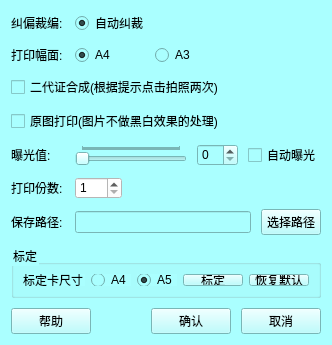
<?xml version="1.0" encoding="UTF-8"?>
<ui version="4.0">
 <class>PrintConfigDlg</class>
 <widget class="QWidget" name="PrintConfigDlg">
  <property name="geometry">
   <rect>
    <x>0</x>
    <y>0</y>
    <width>332</width>
    <height>345</height>
   </rect>
  </property>
  <property name="sizePolicy">
   <sizepolicy hsizetype="Fixed" vsizetype="Fixed">
    <horstretch>0</horstretch>
    <verstretch>0</verstretch>
   </sizepolicy>
  </property>
  <property name="minimumSize">
   <size>
    <width>300</width>
    <height>300</height>
   </size>
  </property>
  <property name="windowTitle">
   <string>设置</string>
  </property>
  <property name="windowIcon">
   <iconset resource="eloamprint.qrc">
    <normaloff>:/EloamPrint/Resources/pic/paramset.png</normaloff>:/EloamPrint/Resources/pic/paramset.png</iconset>
  </property>
  <property name="autoFillBackground">
   <bool>false</bool>
  </property>
  <property name="styleSheet">
   <string notr="true">background-color: rgb(170, 255, 255);</string>
  </property>
  <layout class="QGridLayout" name="gridLayout_2">
   <item row="0" column="0">
    <layout class="QVBoxLayout" name="verticalLayout_2">
     <property name="spacing">
      <number>10</number>
     </property>
     <item>
      <layout class="QHBoxLayout" name="horizontalLayout">
       <item>
        <widget class="QLabel" name="label_Deskew">
         <property name="minimumSize">
          <size>
           <width>54</width>
           <height>0</height>
          </size>
         </property>
         <property name="text">
          <string>纠偏裁编:</string>
         </property>
        </widget>
       </item>
       <item>
        <widget class="QRadioButton" name="rB_Deskew">
         <property name="minimumSize">
          <size>
           <width>70</width>
           <height>0</height>
          </size>
         </property>
         <property name="text">
          <string>自动纠裁</string>
         </property>
         <property name="checked">
          <bool>true</bool>
         </property>
         <property name="autoExclusive">
          <bool>false</bool>
         </property>
        </widget>
       </item>
       <item>
        <spacer name="horizontalSpacer">
         <property name="orientation">
          <enum>Qt::Horizontal</enum>
         </property>
         <property name="sizeHint" stdset="0">
          <size>
           <width>40</width>
           <height>20</height>
          </size>
         </property>
        </spacer>
       </item>
      </layout>
     </item>
     <item>
      <layout class="QHBoxLayout" name="horizontalLayout_2">
       <item>
        <widget class="QLabel" name="label_Size">
         <property name="minimumSize">
          <size>
           <width>54</width>
           <height>0</height>
          </size>
         </property>
         <property name="text">
          <string>打印幅面:</string>
         </property>
        </widget>
       </item>
       <item>
        <widget class="QRadioButton" name="rB_A4_2">
         <property name="minimumSize">
          <size>
           <width>70</width>
           <height>0</height>
          </size>
         </property>
         <property name="text">
          <string>A4</string>
         </property>
         <property name="checked">
          <bool>true</bool>
         </property>
         <property name="autoExclusive">
          <bool>false</bool>
         </property>
        </widget>
       </item>
       <item>
        <widget class="QRadioButton" name="rB_A3">
         <property name="minimumSize">
          <size>
           <width>70</width>
           <height>0</height>
          </size>
         </property>
         <property name="text">
          <string>A3</string>
         </property>
         <property name="autoExclusive">
          <bool>false</bool>
         </property>
        </widget>
       </item>
       <item>
        <spacer name="horizontalSpacer_3">
         <property name="orientation">
          <enum>Qt::Horizontal</enum>
         </property>
         <property name="sizeHint" stdset="0">
          <size>
           <width>40</width>
           <height>20</height>
          </size>
         </property>
        </spacer>
       </item>
      </layout>
     </item>
     <item>
      <layout class="QHBoxLayout" name="horizontalLayout_3">
       <item>
        <widget class="QCheckBox" name="cB_IDCard">
         <property name="minimumSize">
          <size>
           <width>240</width>
           <height>0</height>
          </size>
         </property>
         <property name="maximumSize">
          <size>
           <width>240</width>
           <height>16777215</height>
          </size>
         </property>
         <property name="text">
          <string>二代证合成(根据提示点击拍照两次)</string>
         </property>
        </widget>
       </item>
       <item>
        <spacer name="horizontalSpacer_4">
         <property name="orientation">
          <enum>Qt::Horizontal</enum>
         </property>
         <property name="sizeHint" stdset="0">
          <size>
           <width>40</width>
           <height>20</height>
          </size>
         </property>
        </spacer>
       </item>
      </layout>
     </item>
     <item>
      <layout class="QHBoxLayout" name="horizontalLayout_4">
       <item>
        <widget class="QCheckBox" name="cB_Original">
         <property name="minimumSize">
          <size>
           <width>240</width>
           <height>0</height>
          </size>
         </property>
         <property name="maximumSize">
          <size>
           <width>240</width>
           <height>16777215</height>
          </size>
         </property>
         <property name="text">
          <string>原图打印(图片不做黑白效果的处理)</string>
         </property>
        </widget>
       </item>
       <item>
        <spacer name="horizontalSpacer_5">
         <property name="orientation">
          <enum>Qt::Horizontal</enum>
         </property>
         <property name="sizeHint" stdset="0">
          <size>
           <width>40</width>
           <height>20</height>
          </size>
         </property>
        </spacer>
       </item>
      </layout>
     </item>
     <item>
      <layout class="QHBoxLayout" name="horizontalLayout_6">
       <item>
        <widget class="QLabel" name="label_ExposureValue">
         <property name="minimumSize">
          <size>
           <width>54</width>
           <height>0</height>
          </size>
         </property>
         <property name="text">
          <string>曝光值:</string>
         </property>
        </widget>
       </item>
       <item>
        <widget class="QSlider" name="Slider_Exposure">
         <property name="maximum">
          <number>99</number>
         </property>
         <property name="pageStep">
          <number>1</number>
         </property>
         <property name="value">
          <number>0</number>
         </property>
         <property name="orientation">
          <enum>Qt::Horizontal</enum>
         </property>
         <property name="tickPosition">
          <enum>QSlider::TicksAbove</enum>
         </property>
         <property name="tickInterval">
          <number>1</number>
         </property>
        </widget>
       </item>
       <item>
        <widget class="QSpinBox" name="spinBox_exposure">
         <property name="wrapping">
          <bool>false</bool>
         </property>
         <property name="frame">
          <bool>true</bool>
         </property>
         <property name="maximum">
          <number>99</number>
         </property>
         <property name="value">
          <number>0</number>
         </property>
         <property name="displayIntegerBase">
          <number>10</number>
         </property>
        </widget>
       </item>
       <item>
        <widget class="QCheckBox" name="cB_AutoExposure">
         <property name="text">
          <string>自动曝光</string>
         </property>
        </widget>
       </item>
      </layout>
     </item>
     <item>
      <layout class="QHBoxLayout" name="horizontalLayout_8">
       <item>
        <widget class="QLabel" name="label_PrintNum">
         <property name="enabled">
          <bool>true</bool>
         </property>
         <property name="minimumSize">
          <size>
           <width>54</width>
           <height>0</height>
          </size>
         </property>
         <property name="styleSheet">
          <string notr="true"/>
         </property>
         <property name="text">
          <string>打印份数:</string>
         </property>
        </widget>
       </item>
       <item>
        <widget class="QSpinBox" name="spB_PrintNum">
         <property name="styleSheet">
          <string notr="true">background-color: rgb(255, 255, 255);</string>
         </property>
         <property name="minimum">
          <number>1</number>
         </property>
         <property name="maximum">
          <number>999</number>
         </property>
         <property name="value">
          <number>1</number>
         </property>
        </widget>
       </item>
       <item>
        <spacer name="horizontalSpacer_8">
         <property name="orientation">
          <enum>Qt::Horizontal</enum>
         </property>
         <property name="sizeHint" stdset="0">
          <size>
           <width>40</width>
           <height>20</height>
          </size>
         </property>
        </spacer>
       </item>
      </layout>
     </item>
     <item>
      <layout class="QHBoxLayout" name="horizontalLayout_10">
       <item>
        <widget class="QLabel" name="label_SavePath">
         <property name="minimumSize">
          <size>
           <width>54</width>
           <height>0</height>
          </size>
         </property>
         <property name="text">
          <string>保存路径:</string>
         </property>
        </widget>
       </item>
       <item>
        <widget class="QLineEdit" name="lineEdit_SavePath"/>
       </item>
       <item>
        <widget class="QPushButton" name="pB_SelectSavePath">
         <property name="minimumSize">
          <size>
           <width>60</width>
           <height>0</height>
          </size>
         </property>
         <property name="maximumSize">
          <size>
           <width>60</width>
           <height>16777215</height>
          </size>
         </property>
         <property name="text">
          <string>选择路径</string>
         </property>
        </widget>
       </item>
      </layout>
     </item>
     <item>
      <widget class="QGroupBox" name="groupBox_Standardization">
       <property name="minimumSize">
        <size>
         <width>240</width>
         <height>0</height>
        </size>
       </property>
       <property name="title">
        <string>标定</string>
       </property>
       <layout class="QGridLayout" name="gridLayout">
        <item row="0" column="0">
         <layout class="QHBoxLayout" name="horizontalLayout_11">
          <item>
           <layout class="QHBoxLayout" name="horizontalLayout_5">
            <item>
             <widget class="QLabel" name="label_StandardSize">
              <property name="text">
               <string>标定卡尺寸：</string>
              </property>
             </widget>
            </item>
            <item>
             <widget class="QRadioButton" name="rB_A4">
              <property name="text">
               <string>A4</string>
              </property>
             </widget>
            </item>
            <item>
             <widget class="QRadioButton" name="rB_A5">
              <property name="enabled">
               <bool>true</bool>
              </property>
              <property name="text">
               <string>A5</string>
              </property>
              <property name="checked">
               <bool>true</bool>
              </property>
             </widget>
            </item>
           </layout>
          </item>
          <item>
           <layout class="QHBoxLayout" name="horizontalLayout_7">
            <item>
             <widget class="QPushButton" name="pB_CheckDPI">
              <property name="minimumSize">
               <size>
                <width>60</width>
                <height>0</height>
               </size>
              </property>
              <property name="maximumSize">
               <size>
                <width>60</width>
                <height>16777215</height>
               </size>
              </property>
              <property name="text">
               <string>标定</string>
              </property>
             </widget>
            </item>
            <item>
             <widget class="QPushButton" name="pB_Restore">
              <property name="minimumSize">
               <size>
                <width>60</width>
                <height>0</height>
               </size>
              </property>
              <property name="maximumSize">
               <size>
                <width>60</width>
                <height>16777215</height>
               </size>
              </property>
              <property name="text">
               <string>恢复默认</string>
              </property>
             </widget>
            </item>
           </layout>
          </item>
         </layout>
        </item>
       </layout>
      </widget>
     </item>
     <item>
      <layout class="QHBoxLayout" name="horizontalLayout_9">
       <item>
        <widget class="QPushButton" name="pB_Help">
         <property name="text">
          <string>帮助</string>
         </property>
        </widget>
       </item>
       <item>
        <spacer name="horizontalSpacer_2">
         <property name="orientation">
          <enum>Qt::Horizontal</enum>
         </property>
         <property name="sizeHint" stdset="0">
          <size>
           <width>40</width>
           <height>20</height>
          </size>
         </property>
        </spacer>
       </item>
       <item>
        <widget class="QPushButton" name="pB_Sure">
         <property name="text">
          <string>确认</string>
         </property>
        </widget>
       </item>
       <item>
        <widget class="QPushButton" name="pB_Cancel">
         <property name="text">
          <string>取消</string>
         </property>
        </widget>
       </item>
      </layout>
     </item>
    </layout>
   </item>
  </layout>
 </widget>
 <resources>
  <include location="eloamprint.qrc"/>
 </resources>
 <connections/>
</ui>
